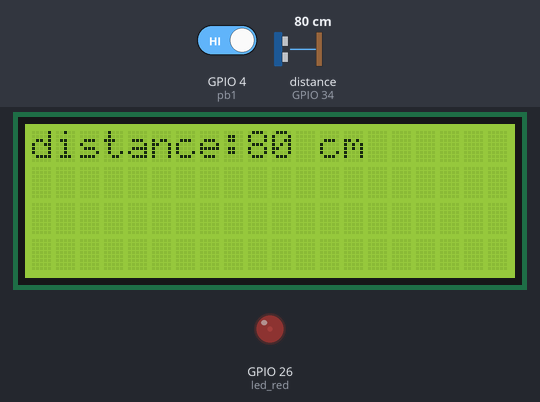
Simulated run of this program. Board: ESP32 board running MicroPython. Parts: 20×4 character LCD, output pins drawn as LEDs (lit = HIGH). The inputs (shaded band) are chosen by the test bench; at power-on: GPIO 4 (pb1) HIGH, distance to the obstacle (sensor on GPIO 34) 80 cm. Library files of the repository ran but are not shown: hcsr04.py, lcd_api.py; pins used as bus, display or sensor lines are not drawn; what the program prints to the serial console is not drawn.

Above: at 1.2 s.
1.3 s: GPIO 4 (pb1) driven LOW
At 2.3 s:
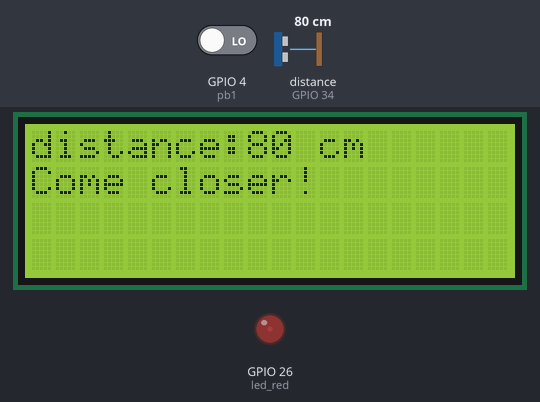
2.8 s: distance to the obstacle (sensor on GPIO 34) set to 66 cm
At 3.8 s:
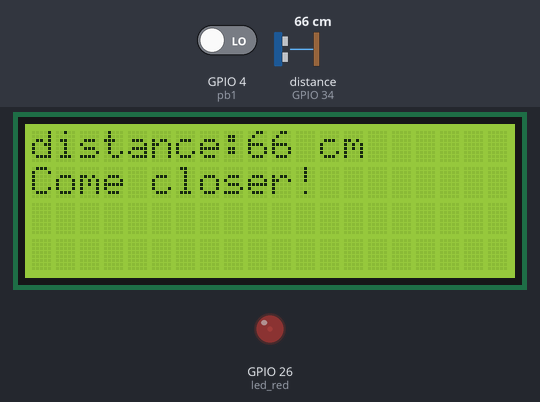
4.4 s: distance to the obstacle (sensor on GPIO 34) set to 57 cm
At 5.3 s:
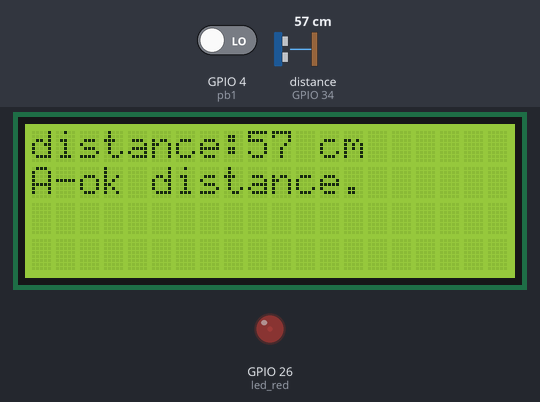
6.0 s: distance to the obstacle (sensor on GPIO 34) set to 299 cm
At 7.0 s:
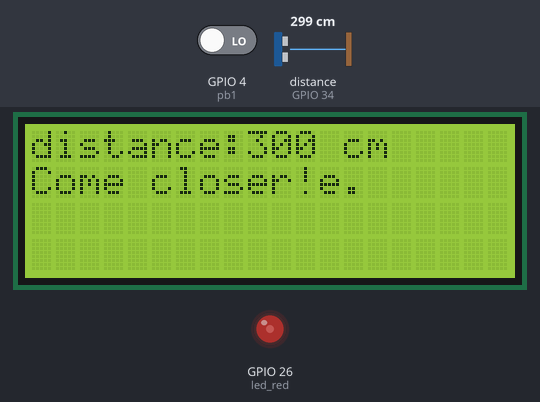
7.7 s: distance to the obstacle (sensor on GPIO 34) set to 9 cm
At 8.03 s:
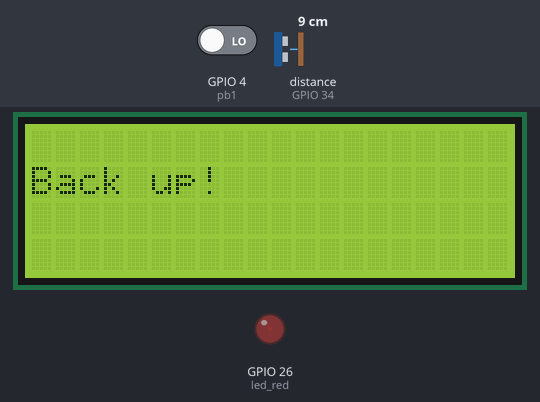
9.7 s: GPIO 4 (pb1) driven HIGH
Timing chart, 0 to 12.2 s (numbered marks = the images above; inputs shaded):
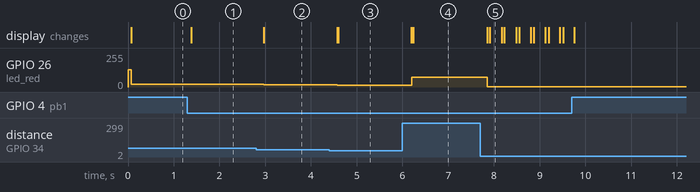

Measured:
- the behaviour switches between 61 and 60 cm on distance to the obstacle (sensor on GPIO 34) (found by bisection; images 2 and 3)
- after the input at 1.3 s, the display: changes after 0.08 s (image 1)
- after the input at 2.8 s, GPIO 26 (led_red): 20/255 → 16/255 after 0.17 s; the display: changes after 0.17 s (image 2)
- after the input at 4.4 s, GPIO 26 (led_red): 16/255 → 14/255 after 0.18 s; the display: first changes after 0.17 s (image 3 shows a later state)
- after the input at 6.0 s, GPIO 26 (led_red): 14/255 → 75/255 after 0.21 s; the display: first changes after 0.19 s (image 4 shows a later state)
- after the input at 7.7 s, GPIO 26 (led_red): 75/255 → 2/255 after 0.15 s; the display: first changes after 0.15 s (image 5 shows a later state)

The program:

Prog10.1.1.py
```python
from hcsr04 import HCSR04
import uasyncio as asyncio
from gpio_lcd import GpioLcd
from machine import Pin,PWM
from time import sleep
import math

pb1=Pin(4, Pin.IN)

pin_led_red = 26
led_red = PWM(Pin(pin_led_red))

lcd = GpioLcd(rs_pin=Pin(27), enable_pin=Pin(25),
              d4_pin=Pin(33), d5_pin=Pin(32),
              d6_pin=Pin(21), d7_pin=Pin(22),
              num_lines=4, num_columns=20,
              backlight_pin=Pin(23, Pin.OUT))


ultrasonic = HCSR04(15, 34)

async def distance():
    while True:
        lcd.clear
        lcd.move_to(0,0)
        distcm = round(ultrasonic.distance_cm())
        lcd.putstr(f"distance:{distcm} cm")
        await asyncio.sleep_ms(300)

async def pwmdistance():
    while True:
        distcm1 = round(ultrasonic.distance_cm())
        factor = distcm1 / 512
        brightnessfloat = factor * 512
        brightness = math.floor(brightnessfloat)
        led_red.freq(40)
        led_red.duty(brightness)
        await asyncio.sleep_ms(300)

async def buttondistance():
    while True:
        if pb1.value() == 0:
            distcm2 = round(ultrasonic.distance_cm())
            print(distcm2)
            if distcm2 < 30:
                lcd.clear()
                lcd.move_to(0,1)
                lcd.putstr("Back up!")
            elif distcm2 > 60:
                print("diller")
                lcd.move_to(0,1)
                lcd.putstr("Come closer!")
            else:
                lcd.move_to(0,1)
                lcd.putstr("A-ok distance.")

        await asyncio.sleep_ms(300)


loop = asyncio.get_event_loop()
loop.create_task(distance())
loop.create_task(pwmdistance())
loop.create_task(buttondistance())
loop.run_forever()
```

gpio_lcd.py
```python
"""Implements a HD44780 character LCD connected via ESP32 GPIO pins."""

from lcd_api import LcdApi
from machine import Pin
from utime import sleep_ms, sleep_us


class GpioLcd(LcdApi):
    """Implements a HD44780 character LCD connected via ESP32 GPIO pins."""

    def __init__(self, rs_pin, enable_pin, d0_pin=None, d1_pin=None,
                 d2_pin=None, d3_pin=None, d4_pin=None, d5_pin=None,
                 d6_pin=None, d7_pin=None, rw_pin=None, backlight_pin=None,
                 num_lines=2, num_columns=16):
        """Constructs the GpioLcd object. All of the arguments must be machine.Pin
        objects which describe which pin the given line from the LCD is
        connected to.
        When used in 4-bit mode, only D4, D5, D6, and D7 are physically
        connected to the LCD panel. This function allows you call it like
        GpioLcd(rs, enable, D4, D5, D6, D7) and it will interpret that as
        if you had actually called:
        GpioLcd(rs, enable, d4=D4, d5=D5, d6=D6, d7=D7)
        The enable 8-bit mode, you need pass d0 through d7.
        The rw pin isn't used by this library, but if you specify it, then
        it will be set low.
        """
        self.rs_pin = rs_pin
        self.enable_pin = enable_pin
        self.rw_pin = rw_pin
        self.backlight_pin = backlight_pin
        self._4bit = True
        if d4_pin and d5_pin and d6_pin and d7_pin:
            self.d0_pin = d0_pin
            self.d1_pin = d1_pin
            self.d2_pin = d2_pin
            self.d3_pin = d3_pin
            self.d4_pin = d4_pin
            self.d5_pin = d5_pin
            self.d6_pin = d6_pin
            self.d7_pin = d7_pin
            if self.d0_pin and self.d1_pin and self.d2_pin and self.d3_pin:
                self._4bit = False
        else:
            # This is really 4-bit mode, and the 4 data pins were just
            # passed as the first 4 arguments, so we switch things around.
            self.d0_pin = None
            self.d1_pin = None
            self.d2_pin = None
            self.d3_pin = None
            self.d4_pin = d0_pin
            self.d5_pin = d1_pin
            self.d6_pin = d2_pin
            self.d7_pin = d3_pin
        self.rs_pin.init(Pin.OUT)
        self.rs_pin.value(0)
        if self.rw_pin:
            self.rw_pin.init(Pin.OUT)
            self.rw_pin.value(0)
        self.enable_pin.init(Pin.OUT)
        self.enable_pin.value(0)
        self.d4_pin.init(Pin.OUT)
        self.d5_pin.init(Pin.OUT)
        self.d6_pin.init(Pin.OUT)
        self.d7_pin.init(Pin.OUT)
        self.d4_pin.value(0)
        self.d5_pin.value(0)
        self.d6_pin.value(0)
        self.d7_pin.value(0)
        if not self._4bit:
            self.d0_pin.init(Pin.OUT)
            self.d1_pin.init(Pin.OUT)
            self.d2_pin.init(Pin.OUT)
            self.d3_pin.init(Pin.OUT)
            self.d0_pin.value(0)
            self.d1_pin.value(0)
            self.d2_pin.value(0)
            self.d3_pin.value(0)
        if self.backlight_pin is not None:
            self.backlight_pin.init(Pin.OUT)
            self.backlight_pin.value(0)

        # See about splitting this into begin

        sleep_ms(20)   # Allow LCD time to powerup
        # Send reset 3 times
        self.hal_write_init_nibble(self.LCD_FUNCTION_RESET)
        sleep_ms(5)    # need to delay at least 4.1 msec
        self.hal_write_init_nibble(self.LCD_FUNCTION_RESET)
        sleep_ms(1)
        self.hal_write_init_nibble(self.LCD_FUNCTION_RESET)
        sleep_ms(1)
        cmd = self.LCD_FUNCTION
        if not self._4bit:
            cmd |= self.LCD_FUNCTION_8BIT
        self.hal_write_init_nibble(cmd)
        sleep_ms(1)
        LcdApi.__init__(self, num_lines, num_columns)
        if num_lines > 1:
            cmd |= self.LCD_FUNCTION_2LINES
        self.hal_write_command(cmd)

    def hal_pulse_enable(self):
        """Pulse the enable line high, and then low again."""
        self.enable_pin.value(0)
        sleep_us(1)
        self.enable_pin.value(1)
        sleep_us(1)       # Enable pulse needs to be > 450 nsec
        self.enable_pin.value(0)
        sleep_us(100)     # Commands need > 37us to settle

    def hal_write_init_nibble(self, nibble):
        """Writes an initialization nibble to the LCD.
        This particular function is only used during initialization.
        """
        self.hal_write_4bits(nibble >> 4)

    def hal_backlight_on(self):
        """Allows the hal layer to turn the backlight on."""
        if self.backlight_pin:
            self.backlight_pin.value(1)

    def hal_backlight_off(self):
        """Allows the hal layer to turn the backlight off."""
        if self.backlight_pin:
            self.backlight_pin.value(0)

    def hal_write_command(self, cmd):
        """Writes a command to the LCD.
        Data is latched on the falling edge of E.
        """
        self.rs_pin.value(0)
        self.hal_write_8bits(cmd)
        if cmd <= 3:
            # The home and clear commands require a worst
            # case delay of 4.1 msec
            sleep_ms(5)

    def hal_write_data(self, data):
        """Write data to the LCD."""
        self.rs_pin.value(1)
        self.hal_write_8bits(data)

    def hal_write_8bits(self, value):
        """Writes 8 bits of data to the LCD."""
        if self.rw_pin:
            self.rw_pin.value(0)
        if self._4bit:
            self.hal_write_4bits(value >> 4)
            self.hal_write_4bits(value)
        else:
            self.d3_pin.value(value & 0x08)
            self.d2_pin.value(value & 0x04)
            self.d1_pin.value(value & 0x02)
            self.d0_pin.value(value & 0x01)
            self.hal_write_4bits(value >> 4)

    def hal_write_4bits(self, nibble):
        """Writes 4 bits of data to the LCD."""
        self.d7_pin.value(nibble & 0x08)
        self.d6_pin.value(nibble & 0x04)
        self.d5_pin.value(nibble & 0x02)
        self.d4_pin.value(nibble & 0x01)
        self.hal_pulse_enable()
```
